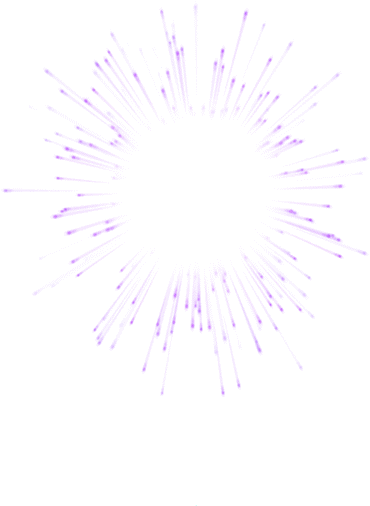
#> input picture assets/maple/collection/maps/lachelein/shared-resource-sets/TWMS-256/back/Map-Back-Lacheln.img-ani-3-8.png, 370 x 506 px, given in place of 29.png, which was not available
$ python compose_login.py ../../../../assets/maple/collection/maps/lachelein/shared-resource-sets/TWMS-256/back/Map-Back-Lacheln.img-ani-3-8.png ../../../../assets/maple/collection/maps/lachelein/shared-resource-sets/TWMS-256/back/Map-Back-Lacheln.img-ani-3-9.png
#> lines starting #> are read from the running program, lines starting #| are printed output that depends on the picture; pictures that were not available may be replaced by others from this repository, and a replacement may not be noted
"""Compose the login-screen forest (the v83 title backdrop) as a page background.

ASSETS is a folder laid out like the organised asset pack:
  map/Map.wz/Back/login.img/back/{11,29,30}.png

    python3 -I compose_login.py ASSETS OUT.jpg

back/11 is the 800x600 forest path behind the login box; it is scaled to cover 1920x1080 and
anchored at the bottom so the path stays in view. back/29 (sky) shows through its gaps, and the
world-select tree house back/30 stands at the right edge.
"""
import sys
from PIL import Image, ImageOps

A, OUT = sys.argv[1], sys.argv[2]
W, H = 1920, 1080
BACK = A + "/map/Map.wz/Back/login.img/back/"


def load(name, scale):
#> called with name = '29', scale = 2.4
    im = Image.open(BACK + name + ".png").convert("RGBA")
#> im is the input picture: PIL image 370x506 RGBA; mean R, G, B, A 30.6, 17.4, 41.7, 3.7
    return im.resize((round(im.width * scale), round(im.height * scale)), Image.LANCZOS)


img = load("29", 2.4).crop((0, 0, W, H))
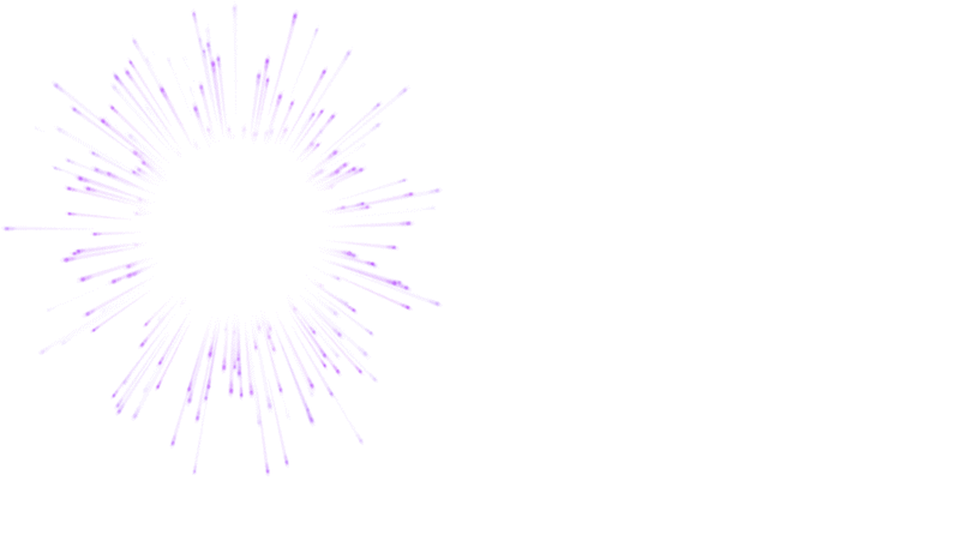
#> img: PIL image 1920x1080 RGBA (shown at 1/2 size); mean R, G, B, A 13.7, 7.7, 19.5, 2; transparent parts drawn white
forest = load("11", 2.4)
#> call 2 of load, with name = '11', scale = 2.4
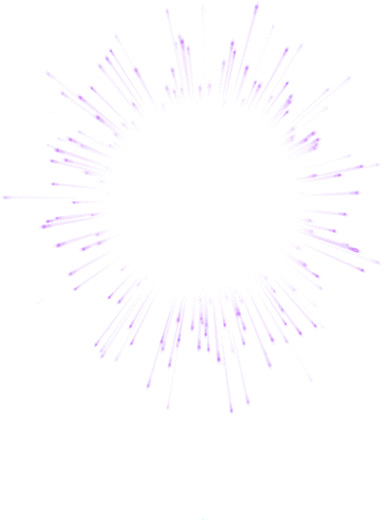
#> input picture assets/maple/collection/maps/lachelein/shared-resource-sets/TWMS-256/back/Map-Back-Lacheln.img-ani-3-9.png, 384 x 520 px, given in place of 11.png, which was not available
#> in load, im is the input picture: PIL image 384x520 RGBA; mean R, G, B, A 25.3, 14.5, 34.5, 2.5
img.alpha_composite(forest.crop((0, forest.height - H - 60, W, forest.height - 60)))
house = ImageOps.mirror(load("30", 1.15))
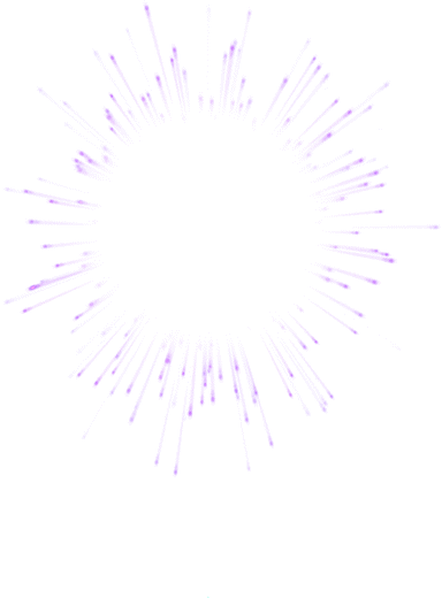
#> house: PIL image 442x598 RGBA; mean R, G, B, A 19.9, 11.4, 28.3, 2.5; transparent parts drawn white
img.alpha_composite(house, (W - house.width + 190, H - house.height + 70))
img.convert("RGB").save(OUT, quality=84, optimize=True)
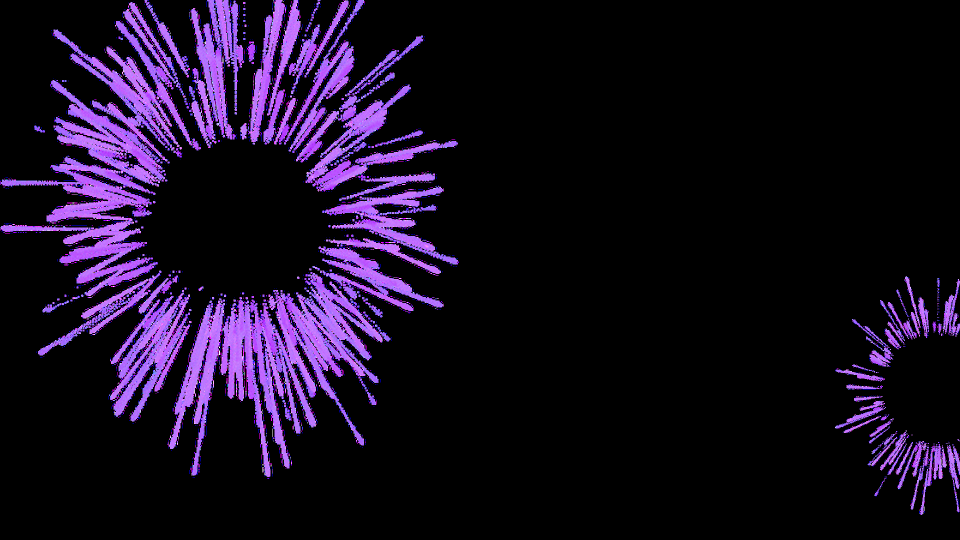
#> saved as Map-Back-Lacheln.img-ani-3-9.png: PIL image 1920x1080 RGB (shown at 1/2 size); mean R, G, B 22.7, 13, 32.2
